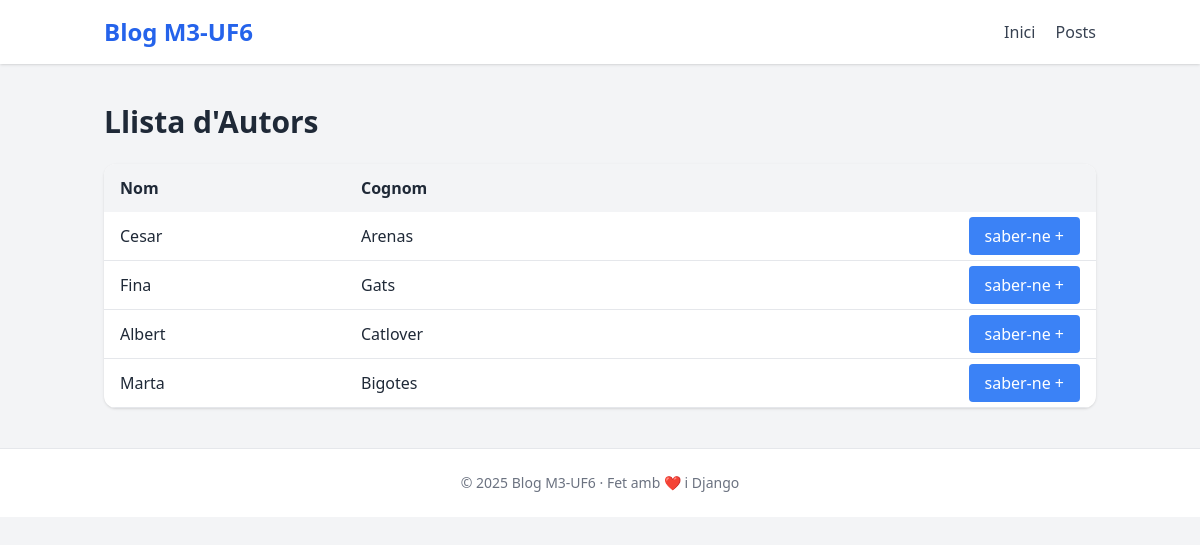
Screenshot of /authors/ with the database file from the repository.
### blog/models.py (models this page shows, shortened)
class Author(models.Model):
    first_name = models.CharField(max_length=100)
    last_name = models.CharField(max_length=100)
    email = models.EmailField()

### blog/views.py (the view)
# urls.py: path("authors/", views.authors_list, name="authors-list"),
def authors_list(request):
    authors = Author.objects.all()
    return render(request, "blog/authors_list.html", {"authors": authors})

### blog/templates/blog/authors_list.html (shortened to what this page needs)
{% extends "blog/base.html" %}
{% block content %}
<h1 class="text-3xl font-bold mb-6">Llista d'Autors</h1>
<table class="min-w-full bg-white shadow rounded-xl overflow-hidden">
  <thead class="bg-gray-100">
    <tr>
      <th class="py-3 px-4 text-left">Nom</th>
      <th class="py-3 px-4 text-left">Cognom</th>
      <th class="py-3 px-4"></th>
    </tr>
  </thead>
  <tbody>
    {% for author in authors %}
    <tr class="border-b hover:bg-gray-50">
      <td class="py-3 px-4">{{ author.first_name }}</td>
      <td class="py-3 px-4">{{ author.last_name }}</td>
      <td class="py-3 px-4 text-right">
        <a href="{% url 'author-detail' author.id %}" class="bg-blue-500 text-white px-4 py-2 rounded hover:bg-blue-600 transition">saber-ne +</a>
      </td>
    </tr>
    {% endfor %}
  </tbody>
</table>
{% endblock %}

### rows the page displays
Author: first_name "Cesar", last_name "Arenas"
Author: first_name "Fina", last_name "Gats"
Author: first_name "Albert", last_name "Catlover"
Author: first_name "Marta", last_name "Bigotes"
